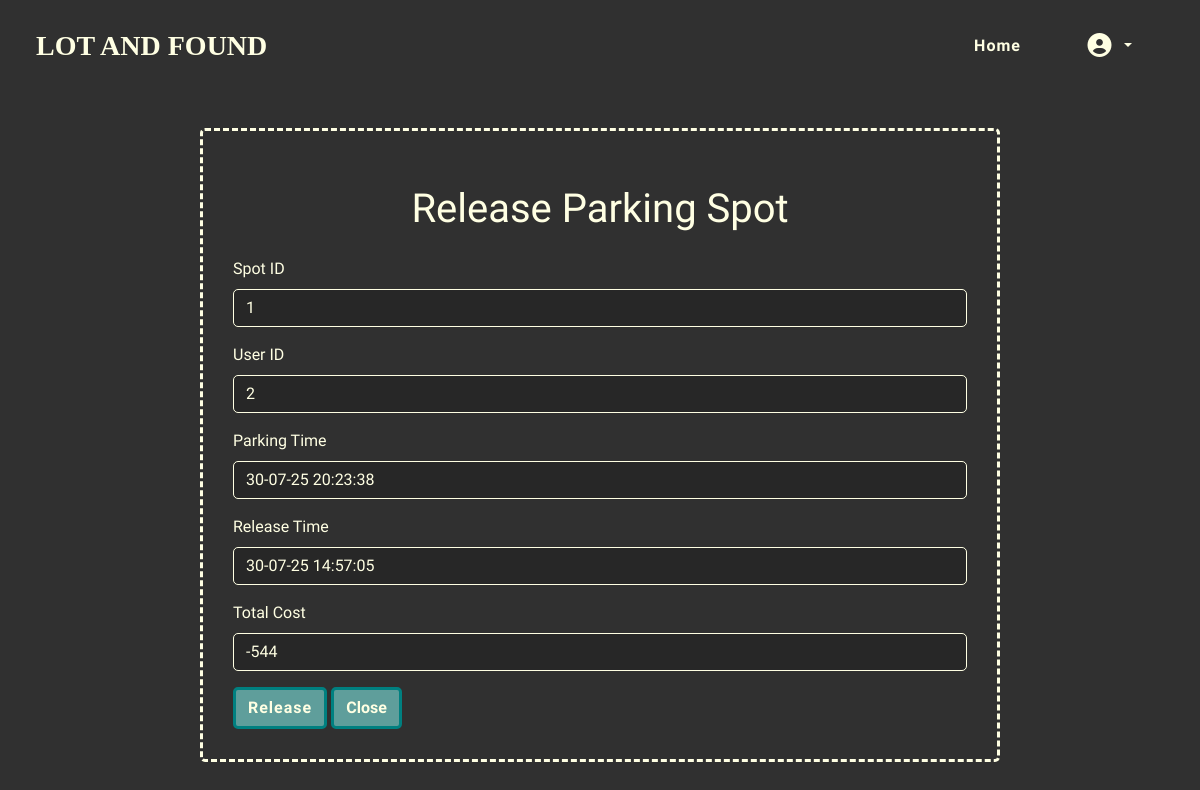
Page /lot/1/spot/1/release-spot (signed in) on the committed database.
### models.py (models this page shows)
class Reserve(db.Model):
    __tablename__ = 'reserve'
    reserve_id = db.Column(db.Integer, primary_key=True)
    user_id = db.Column(db.Integer, db.ForeignKey('user.user_id'), nullable=False)
    lot_id = db.Column(db.Integer, db.ForeignKey('lot.lot_id'), nullable=False)
    spot_id = db.Column(db.Integer, db.ForeignKey('spot.spot_id'), nullable=False)
    start_time = db.Column(db.DateTime,nullable=False, default=datetime.now)
    end_time = db.Column(db.DateTime, nullable=True)
    price_per_hr = db.Column(db.Double, nullable=False)
    vehicle_num = db.Column(db.String(15), nullable=False)
    is_ongoing = db.Column(db.Boolean, nullable = False, default = True)

### routes.py (the view, shortened to what this page needs)
@app.route('/lot/<int:lot_id>/spot/<int:spot_id>/release-spot', methods=['GET','POST'])
@auth_required
def release_spot(lot_id,spot_id):
    reservation = Reserve.query.filter_by(spot_id = spot_id, is_ongoing = True).first()
    if not reservation:
        flash("Spot isn't occupied or doesn't exist","error")
        return redirect(url_for('home'))
    time_now = datetime.now()
    time_occupied = (time_now - reservation.start_time).total_seconds()/3600
    cost = round(reservation.price_per_hr * time_occupied)
    time_now_form = time_now.strftime("%d-%m-%y %H:%M:%S")
    return render_template("user/release_spot.html", reservation = reservation, time_now = time_now_form, cost = cost)

### routes.py (called while the page is built)
def auth_required(func):
    @wraps(func)
    def inner(*args, **kwargs):
        if 'user_id' in session:
            return func(*args, **kwargs)
        else:
            flash("Please login first","warning")
            return redirect(url_for('login'))
    return inner

### templates/user/release_spot.html (shortened to what this page needs)
{% extends "base.html" %}
{% block content %}
<div class="container my-5 my-container">
<h1 class="display-6 my-display my-4">Release Parking Spot</h1>
<form class="row g-3", method="POST">
  <div class="col-12">
    <label for="spot_id" class="form-label my-label">Spot ID</label>
    <input type="text" class="form-control my-input" id="spot_id" value="{{reservation.spot_id}}" readonly>
  </div>
  <div class="col-12">
    <label for="user_id" class="form-label my-label">User ID</label>
    <input type="text" class="form-control my-input" id="user_id" value="{{reservation.user_id}}" readonly>
  </div>
  <div class="col-12">
    <label for="start_time" class="form-label my-label">Parking Time</label>
    <input type="text" class="form-control my-input" id="start_time" value="{{reservation.start_time.strftime('%d-%m-%y %H:%M:%S')}}" readonly>
  </div>
  <div class="col-12">
    <label for="end_time" class="form-label my-label">Release Time</label>
    <input type="text" class="form-control my-input" id="end_time" name="end_time" value="{{time_now}}" readonly>
  </div>
  <div class="col-12">
    <label for="cost" class="form-label my-label">Total Cost</label>
    <input type="text" class="form-control my-input" id="cost" name="cost" value="{{cost}}" readonly>
  </div>
  <div class="col-12">
    <button type="submit" class="btn my-btn">Release</button>
    <a href="{{url_for('home')}}" class="btn my-btn">Close</a>
  </div>
</form>
</div>
{% endblock %}

### static/style.css (style rules this page uses)
* { margin:0px; padding:0px; }
body { font-family: 'Reddit Sans Condensed'; background: #303030; min-height:100vh; color:#ffffe3; }
.my-display { font-family:'Jua'; justify-self: center; }
button { letter-spacing: 1px; }
.my-btn, .my-btn-alt:hover { color: #ffffe3; font-weight: bold; background-color: #5F9E9B; border-radius: 5px; border-color: #008080; border-width: 3px; }
.my-input,.my-input:checked { background-color: #272727; border-color:#ffffe3; border-width:1px; border-radius: 5px; color:#ffffe3 !important; }
.my-input::placeholder { color:#ffffe3; }
.my-label { color:#ffffe3 !important; }
a, a:visited { color: #ffffe3; text-decoration: none; }
.my-container { border-style: dashed; border-color: #ffffe3; border-width:3px; border-radius:5px; padding:30px; max-width:800px; justify-content: center; }

### rows in the picture
Reserve: spot_id "1", user_id "2", start_time "30-07-25 20:23:38"
